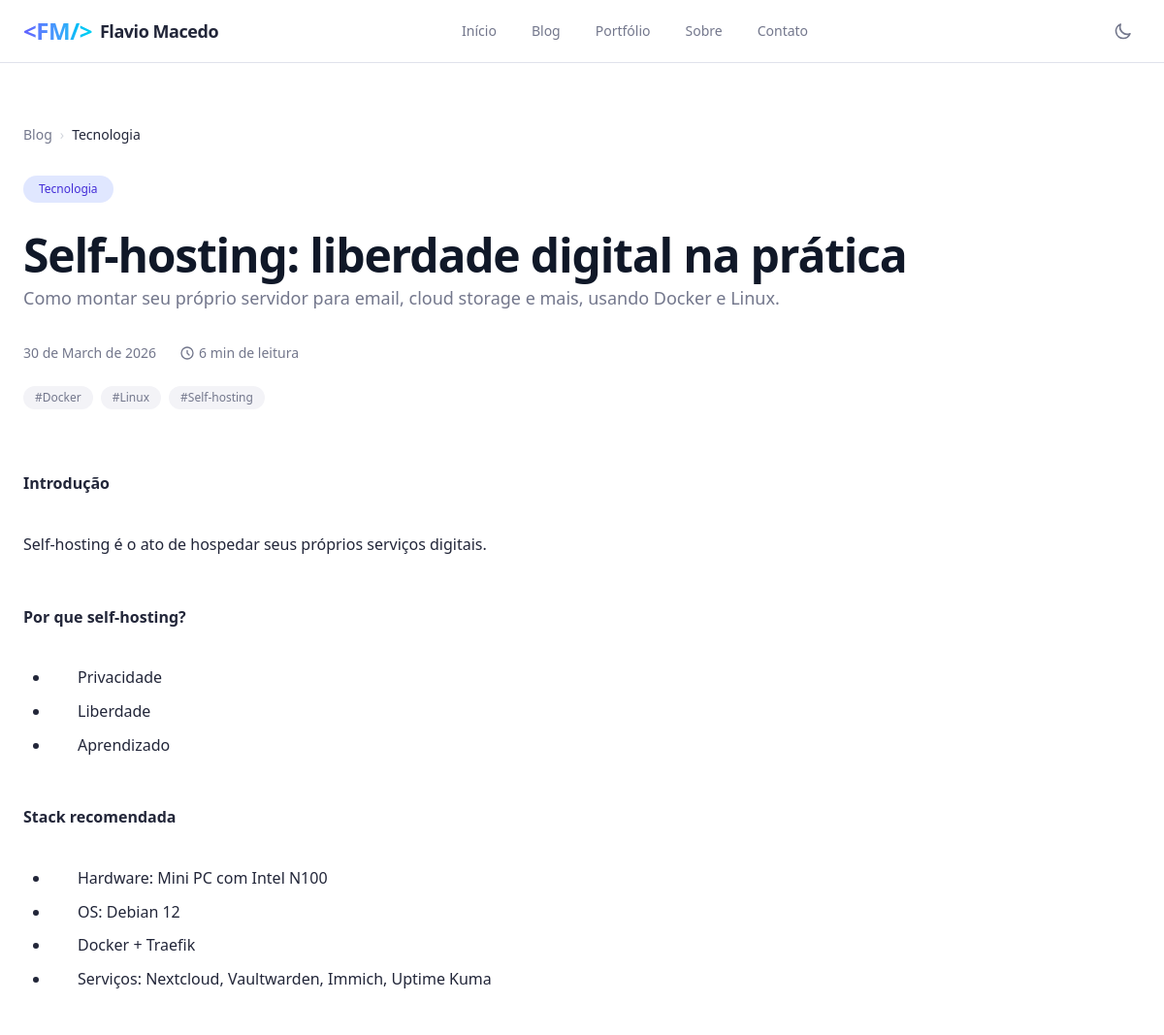
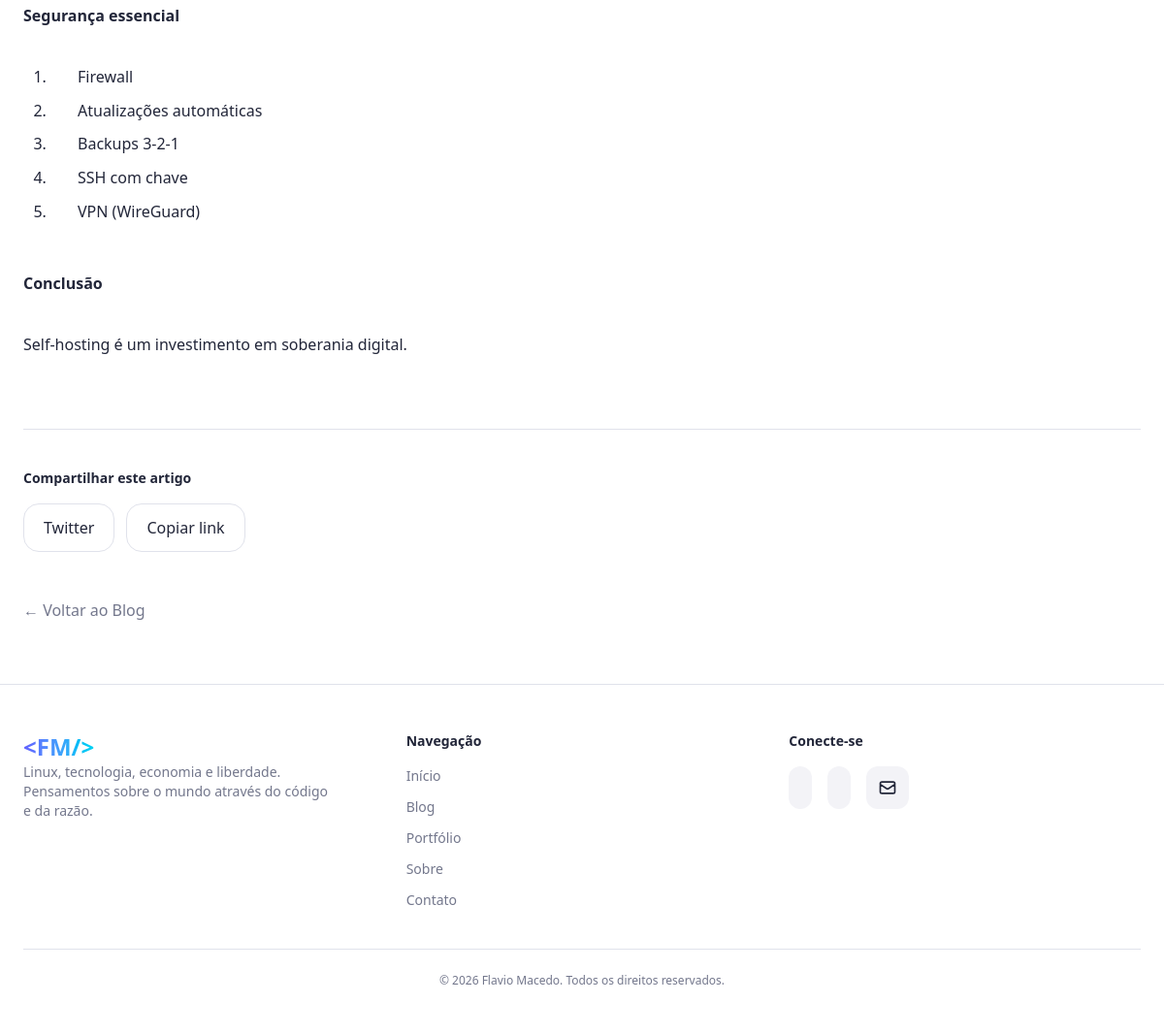
Screenshot of /blog/self-hosting-liberdade-digital/ with the database file from the repository (2 pictures, top to bottom).
### blog/models.py (models this page shows, shortened)
class Post(models.Model):
    title = models.CharField(max_length=200)
    slug = models.SlugField(unique=True)
    content = CKEditor5Field('Conteúdo', config_name='extends')
    excerpt = models.TextField(blank=True)
    category = models.ForeignKey(Category, on_delete=models.CASCADE)
    tags = models.ManyToManyField(Tag, blank=True)
    published_at = models.DateTimeField(auto_now_add=True)
    read_time = models.PositiveIntegerField(default=5)
    views = models.PositiveIntegerField(default=0)
    def save(self, *args, **kwargs):
        if not self.slug:
            self.slug = slugify(self.title)
        super().save(*args, **kwargs)

class Category(models.Model):
    name = models.CharField(max_length=60, unique=True)
    slug = models.SlugField(max_length=70, unique=True)
    description = models.TextField(blank=True, null=True)
    icon = models.CharField(max_length=50, blank=True, help_text="Nome do ícone (ex: terminal, cpu, treding-up)")
    class Meta:
        verbose_name = "Categoria"
        verbose_name_plural = "Categorias"
        ordering = ['name']

class Tag(models.Model):
    name = models.CharField(max_length=40, unique=True)
    slug = models.SlugField(max_length=50, unique=True)
    class Meta:
        verbose_name = "Tag"
        verbose_name_plural = "Tags"
        ordering =['name']

### blog/views.py (the view, shortened to what this page needs)
# urls.py: path("blog/<slug:slug>/", views.PostDetailView.as_view(), name="post_detail"),
class PostDetailView(DetailView):
    model = Post
    template_name = 'blog/post_detail.html'
    context_object_name = 'post'
    slug_field = 'slug'
    slug_url_kwarg = 'slug'
    def get_object(self, queryset = None):
        obj = super().get_object(queryset)
        obj.views += 1
        obj.save(update_fields=['views'])
        return obj
    def get_context_data(self, **kwargs: Any) -> dict[str, Any]:
        context = super().get_context_data(**kwargs)
        context['toc'] = self.generate_toc(self.object.content)
        context['related_posts'] = Post.objects.filter(
            category=self.object.category
        ).exclude(id=self.object.id).order_by('-published_at')[:3]
        return context
    def generate_toc(self, markdown_content):
        import re
        toc = []
        lines = markdown_content.split('\n')
        for line in lines:
            match = re.match(r'^(#{2,3})\s+(.+)', line.strip())
        return toc

### blog/templates/blog/post_detail.html (shortened to what this page needs)
{% extends 'base.html' %}
{% load static %}
{% load lucide %}
{% load clean_html %}
{% block content %}
    <article class="container mx-auto px-6 py-12 md:py-16 max-w-3xl">
        <nav class="flex items-center gap-2 text-sm text-muted-foreground mb-8">
            <a href="{% url 'blog:blog_list' %}" class="hover:text-indigo-500 transition-colors">Blog</a>
            <span class="text-gray-300 dark:text-gray-600">›</span>
            <span class="text-foreground font-medium">{{ post.category.name }}</span>
        </nav>
        <header class="mb-12">
            <span class="inline-block px-4 py-1.5 text-xs font-medium bg-indigo-100 dark:bg-indigo-900 text-indigo-700 dark:text-indigo-300 rounded-full">
                {{ post.category.name }}
            </span>
            <h1 class="mt-6 text-4xl md:text-5xl font-bold tracking-tight leading-tight text-gray-900 dark:text-white">
                {{ post.title }}
            </h1>
            <p class="mt-6 text-lg text-muted-foreground leading-relaxed">
                {{ post.excerpt }}
            </p>
            <div class="mt-8 flex items-center gap-6 text-sm text-muted-foreground">
                <span>{{ post.published_at|date:"d \d\e F \d\e Y"}}</span>
                <span class="flex items-center gap-1">
                    <svg xmlns="http://www.w3.org/2000/svg" class="h-4 w-4" fill="none" viewBox="0 0 24 24" stroke="currentColor">
                        <path stroke-linecap="round" stroke-linejoin="round" stroke-width="2" d="M12 8v4l3 3m6-3a9 9 0 01-18 0 9 9 0 0118 0z" />
                    </svg>
                    {{ post.read_time }} min de leitura
                </span>
            </div>
            <div class="mt-6 flex flex-wrap gap-2">
                {% for tag in post.tags.all %}
                    <span class="text-xs px-3 py-1 bg-muted text-muted-foreground rounded-full">
                        #{{ tag.name }}
                    </span>
                {% endfor %}
            </div>
        </header>
        <div class="flex flex-col lg:flex-row gap-12">
            <div class="prose prose-lg dark:prose-invert max-w-none
                    prose-headings:font-bold prose-headings:tracking-tight prose-headings:mt-10 prose-headings:mb-6
                    prose-p:my-6 prose-p:leading-relaxed prose-p:text-foreground
                    prose-ul:list-disc prose-ul:pl-8 prose-li:my-3 prose-li:text-muted-foreground
                    prose-ol:list-decimal prose-ol:pl-8 prose-li:my-3
                    prose-strong:text-foreground prose-em:text-foreground
                    prose-blockquote:border-l-4 prose-blockquote:border-primary/50 prose-blockquote:pl-6 prose-blockquote:italic
                    prose-table:w-full prose-table:border prose-table:border-border prose-th:bg-muted prose-th:p-3 prose-td:p-3">
                {{ post.content|safe }}
            </div>
        </div>
        <div class="mt-16 pt-10 border-t border-border">
            <h3 class="text-sm font-semibold mb-4 flex items-center gap-2">
                <span>Compartilhar este artigo</span>
            </h3>
            <div class="flex flex-wrap gap-3">
                <a href="https://twitter.com/intent/tweet?text={{ post.title|urlencode }}&url={{ request.build_absolute_uri|urlencode }}"
                    target="_blank" class="inline-flex items-center gap-2 px-5 py-3 rounded-2xl border border-border hover:bg-muted hover:text-indigo-500">
                    {% lucide 'twitter' size=18 %} Twitter
                </a>
                <button onclick="copyToClipboard()"
                        class="inline-flex items-center gap-2 px-5 py-3 rounded-2xl border border-border hover:bg-muted hover:text-indigo-500">
                    {% lucide 'link' size=18 %} Copiar link
                </button>
            </div>
        </div>
        <div class="mt-12">
            <a href="{% url 'blog:blog_list' %}"
            class="inline-flex items-center gap-2 text-muted-foreground hover:text-indigo-500">
                ← Voltar ao Blog
            </a>
        </div>
    </article>
{% endblock content %}

### rows the page displays
Post: category.name "Tecnologia", title "Self-hosting: liberdade digital na prática", excerpt "Como montar seu próprio servidor para email, cloud storage e mais, usando Docker e Linux.", published_at "30 de March de 2026", read_time "6", content "Introdução Self-hosting é o ato de hospedar seus próprios serviços digitais. Por que self-hosting? Privacidade Liberdade Aprendizado Stack recomendada Hardware: Mini PC com Intel N100 OS: Debian 12 Docker + Traefik Serviços: Nextcloud, Vaultwarden, Immich, Uptime Kuma Segurança essencial Firewall Atualizações automáticas Backups 3-2-1 SSH com chave VPN (WireGuard) Conclusão Self-hosting é um investimento em soberania digital."
Tag: name "Docker"
Tag: name "Linux"
Tag: name "Self-hosting"
